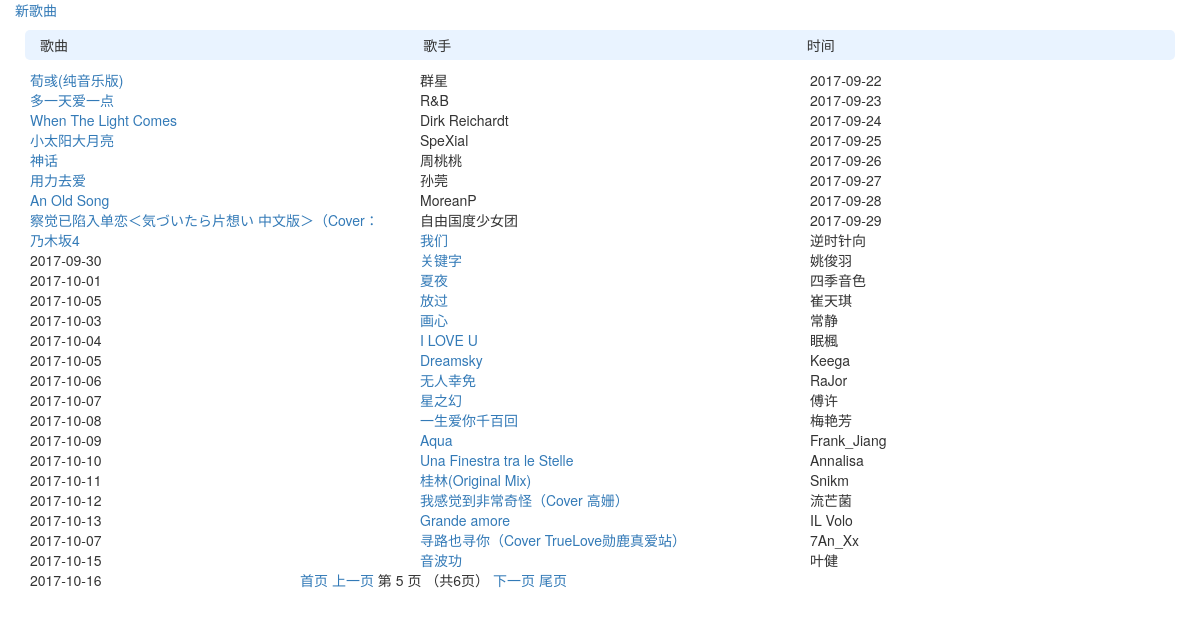
The app's page /list/index/?page=5 with its own data.
### list/models.py (models this page shows)
class Article(models.Model):
    song_name = models.CharField('歌名', max_length=32, null=False)
    singer = models.CharField('歌手', max_length=32, null=True)
    createTime = models.DateTimeField('添加时间', auto_now=True)

### list/views.py (the view)
def index(request):
    articles_list = models.Article.objects.all()
    paginator = Paginator(articles_list, 25)# Show 25 contacts per page
    pages = paginator.count
    page = request.GET.get('page')
    try:
        articles = paginator.page(page)
    except PageNotAnInteger:
        articles = paginator.page(1)
    except EmptyPage:
        articles = paginator.page(paginator.num_pages)
    return render(request, 'list/index.html', {'articles': articles})

### list/templates/list/index.html (shortened to what this page needs)
<!DOCTYPE html>
<html lang="en">
<head>
    <link rel="stylesheet" href="https://maxcdn.bootstrapcdn.com/bootstrap/3.3.4/css/bootstrap.min.css">
    <link rel="stylesheet" href="https://maxcdn.bootstrapcdn.com/bootstrap/3.3.4/css/bootstrap-theme.min.css">
</head>
<body>
    <div  class="col-md-12" style="height: 550px;">
        <a href="{% url 'list:edit_page' 0 %}">新歌曲</a>  <br/>
        <div class="title">
            <span class="col-md-4 inline">歌曲</span>
            <span class="col-md-4 inline">歌手</span>
            <span class="col-md-4 inline">时间</span>
        </div>
    {% for article in articles %}
        <div>
            <a class="col-md-4 inline" href="{% url 'list:article_page' article.id %}">{{article.song_name }}</a>
            <span class="col-md-4 inline">{{article.singer }}</span>
            <span class="col-md-4 inline">{{article.createTime|date:"Y-m-d" }}</span>
        </div>
    {% endfor %}
    </div>
    <div class="pagination" style="position:relative; left:300px;">
            <span class="step-links">
                {% if articles.has_previous %}
                    <a href="?page=1">首页</a>
                    <a href="?page={{ articles.previous_page_number }}">上一页</a>
                {% endif %}
                <span class="current">
                    第 {{ articles.number }} 页 （共{{ articles.paginator.num_pages }}页）
                </span>
                {% if articles.has_next %}
                    <a href="?page={{ articles.next_page_number }}">下一页</a>
                    <a href="?page={{ articles.paginator.num_pages }}">尾页</a>
                {% endif %}
            </span>
        </div>
</body>
</html>

### list/templates/list/index.html (style rules this page uses)
body { font-family: "Helvetica Neue", Helvetica, Arial, sans-serif, '微软雅黑'; }
a { text-decoration: none; }
.inline { display: inline-block; }
.title { background-color: #e9f3ff; height: 30px; line-height: 30px; border-radius: 5px; margin: 10px; }

### records on screen
Article: song_name "荀彧(纯音乐版)", singer "群星", createTime "2017-09-22"
Article: song_name "多一天爱一点", singer "R&B", createTime "2017-09-23"
Article: song_name "When The Light Comes", singer "Dirk Reichardt", createTime "2017-09-24"
Article: song_name "小太阳大月亮", singer "SpeXial", createTime "2017-09-25"
Article: song_name "神话", singer "周桃桃", createTime "2017-09-26"
Article: song_name "用力去爱", singer "孙莞", createTime "2017-09-27"
Article: song_name "An Old Song", singer "MoreanP", createTime "2017-09-28"
Article: song_name "察觉已陷入单恋＜気づいたら片想い 中文版＞（Cover：乃木坂4", singer "自由国度少女团", createTime "2017-09-29"
Article: song_name "我们", singer "逆时针向", createTime "2017-09-30"
Article: song_name "关键字", singer "姚俊羽", createTime "2017-10-01"
Article: song_name "夏夜", singer "四季音色", createTime "2017-10-05"
Article: song_name "放过", singer "崔天琪", createTime "2017-10-03"
Article: song_name "画心", singer "常静", createTime "2017-10-04"
Article: song_name "I LOVE U", singer "眠楓", createTime "2017-10-05"
Article: song_name "Dreamsky", singer "Keega", createTime "2017-10-06"
Article: song_name "无人幸免", singer "RaJor", createTime "2017-10-07"
Article: song_name "星之幻", singer "傅许", createTime "2017-10-08"
Article: song_name "一生爱你千百回", singer "梅艳芳", createTime "2017-10-09"
Article: song_name "Aqua", singer "Frank_Jiang", createTime "2017-10-10"
Article: song_name "Una Finestra tra le Stelle", singer "Annalisa", createTime "2017-10-11"
Article: song_name "桂林(Original Mix)", singer "Snikm", createTime "2017-10-12"
Article: song_name "我感觉到非常奇怪（Cover 高姗）", singer "流芒菌", createTime "2017-10-13"
Article: song_name "Grande amore", singer "IL Volo", createTime "2017-10-07"
Article: song_name "寻路也寻你（Cover TrueLove勋鹿真爱站）", singer "7An_Xx", createTime "2017-10-15"
Article: song_name "音波功", singer "叶健", createTime "2017-10-16"

### other values on screen
{{ articles.number }} "5"
{{ articles.paginator.num_pages }} "6"
